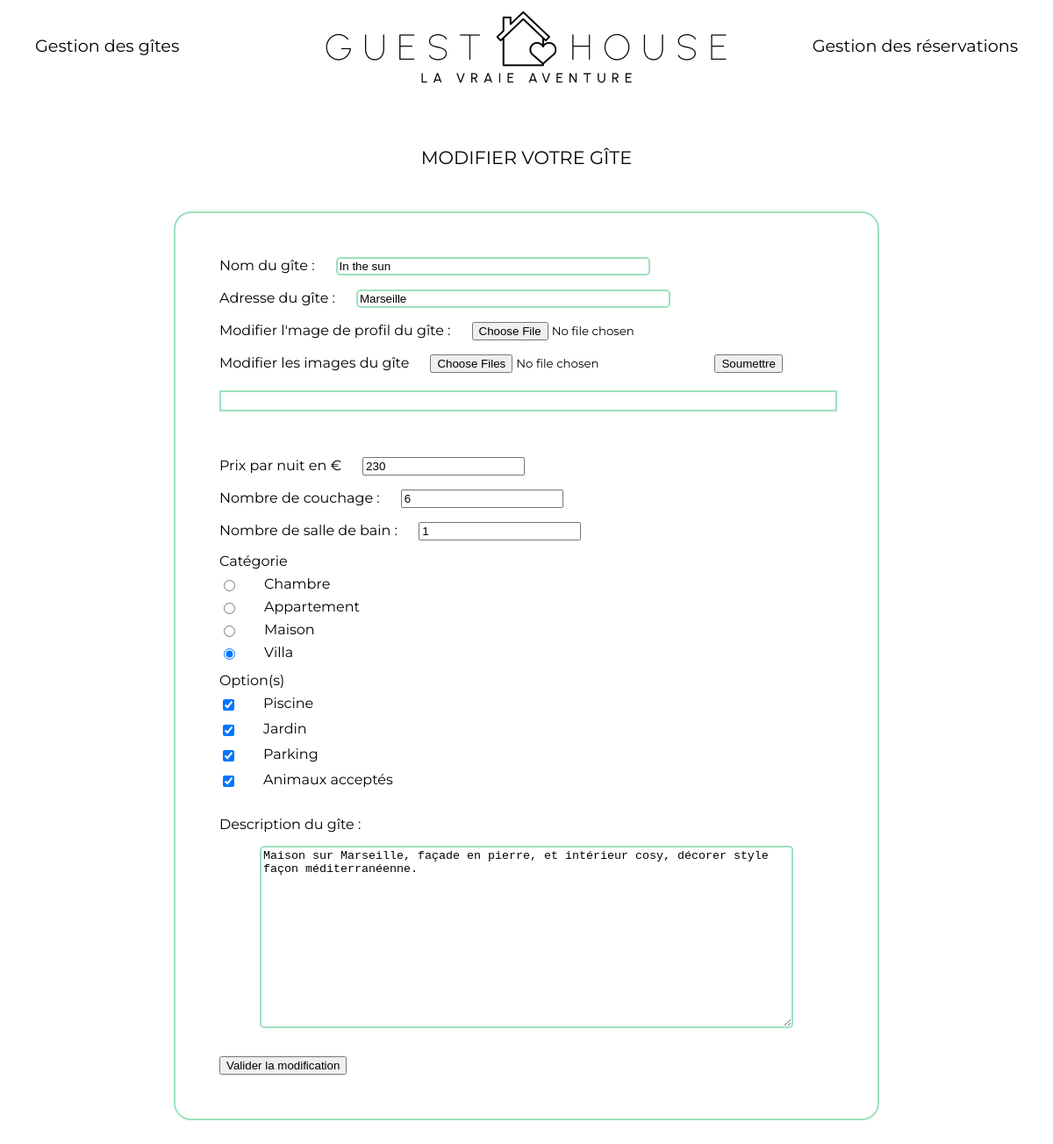
Page /admin/modification.php?id=83 (signed in) on the committed database.
### tables this page shows
CREATE TABLE IF NOT EXISTS `cottages` (
  `id_gite` int(11) NOT NULL AUTO_INCREMENT,
  `id_categ` int(11) NOT NULL,
  `name_gite` varchar(255) NOT NULL,
  `name_simple_gite` varchar(255) NOT NULL,
  `location_gite` varchar(255) NOT NULL,
  `profil_gite` varchar(255) NOT NULL,
  `desc_gite` text NOT NULL,
  `nbr_sleeping` int(11) NOT NULL,
  `nbr_bathroom` int(11) NOT NULL,
  `price_night` int(11) NOT NULL,
  PRIMARY KEY (`id_gite`)
);

### admin/modification.php (the view, shortened to what this page needs)
<?php
require_once '../templates/header-admin.php';
require_once '../connect.php';
$id_gite = $_GET['id'];
$req = $db->prepare("SELECT `id_gite`, `id_categ`, `name_gite`, `name_simple_gite`, `location_gite`, `profil_gite`, `desc_gite`, `nbr_sleeping`, `nbr_bathroom`, `price_night` FROM `cottages` WHERE `id_gite` = :id_gite");
$req->bindParam('id_gite', $id_gite, PDO::PARAM_STR);
$req->execute();
$value = $req->fetch(PDO::FETCH_ASSOC);
$reqOptions = $db->prepare("SELECT `id_suppl` FROM `gite_option` WHERE `id_gite` = :id_gite");
$reqOptions->bindParam('id_gite', $id_gite, PDO::PARAM_STR);
$reqOptions->execute();
$valueOptions = $reqOptions->fetchAll(PDO::FETCH_ASSOC);
?>
<h1 class="nb-gite-modal">MODIFIER VOTRE GÎTE</h1>
<form action="#" method="POST" enctype="multipart/form-data" class="form-ajout-new-gite">
    <label for="name_gite" class="label-ajout">Nom du gîte :</label>
    <input class="input-ajout" type="text" name="name_gite" id="name_gite" value="<?= $value['name_gite'] ?>">
    <br><br>
    <label for="location_gite" class="label-ajout">Adresse du gîte :</label>
    <input class="input-ajout" type="text" name="location_gite" id="location_gite" value="<?= $value['location_gite'] ?>">
    <br><br>
    <label class="label-ajout" for="profil_gite">Modifier l'mage de profil du gîte :</label>
    <input class="label-ajout" type="file" name="profil_gite" accept="image/png, image/jpeg, image/jpg">
    <br><br>
    <label class="label-ajout" for="image_gite">Modifier les images du gîte</label>
    <input class="label-ajout" type="file" name="myimg[]" multiple accept="image/png, image/jpeg, image/jpg">
    <input type="submit" name="submit-image" value="Soumettre">
    <div id="img-container">
        <ul id="list-images"></ul>
    </div>
    <br><br>
    <label for="price_night" class="label-ajout">Prix par nuit en €</label>
    <input type="number" name="price_night" value="<?= $value['price_night']?>">
    <br><br>
    <label for="nbr_sleeping" class="label-ajout">
        Nombre de couchage :
    </label>
    <input type="number" name="nbr_sleeping" id="nbr_sleeping" min="1" value="<?= $value['nbr_sleeping'] ?>">
    <br><br>
    <label for="nbr_bathroom" class="label-ajout">
        Nombre de salle de bain :
    </label>
    <input type="number" name="nbr_bathroom" id="nbr_bathroom" min="1" value="<?= $value['nbr_bathroom'] ?>">
    <br><br>
    <label for="type" class="label-ajout">Catégorie</label>
    <br>
    <div class="first-flex flex-2">
<?php
if(!empty($value) && $value['id_categ'] == 1){
?>
<div class="ajout-lab-in"> <input type="radio" name="gite-type" value="1" class="input-option" checked><label class="label-no  label-ajout"> Chambre </label></div>
<?php
} else {
?>
<div class="ajout-lab-in"> <input type="radio" name="gite-type" value="1" class="input-option"><label class="label-no label-ajout"> Chambre </label></div>
<?php
}
?>
<?php
if(!empty($value) && $value['id_categ'] == 2){
?>
<div class="ajout-lab-in"> <input type="radio" name="gite-type" value="2" class="input-option" checked><label class="label-no label-ajout">Appartement</label></div>
<?php
} else {
?>
<div class="ajout-lab-in"> <input type="radio" name="gite-type" value="2" class="input-option"><label class="label-no label-ajout">Appartement</label></div>
<?php
}
?>
<?php
if(!empty($value) && $value['id_categ'] == 3){
?>
<div class="ajout-lab-in"><input type="radio" name="gite-type" value="3" class="input-option" checked><label class="label-no label-ajout">Maison</label></div>
<?php
} else {
?>
<div class="ajout-lab-in"><input type="radio" name="gite-type" value="3" class="input-option"><label class="label-no label-ajout">Maison</label></div>
<?php
}
?>
<?php
if(!empty($value) && $value['id_categ'] == 4){
?>
<div class="ajout-lab-in"><input type="radio" name="gite-type" value="4" class="input-option" checked><label class="label-no label-ajout">Villa</label></div>
<?php
} else {
?>
<div class="ajout-lab-in"><input type="radio" name="gite-type" value="4" class="input-option"><label class="label-no label-ajout">Villa</label></div>
<?php
}
?>
    </div>
    <br>
    <label for="option" class="label-ajout">Option(s)</label>
    <br>
    <div class="first-flex flex-2">
<?php
        if(!empty($valueOptions) && $valueOptions[0]['id_suppl'] == 1){
?>
<div class="ajout-lab-in"><input type="checkbox" name="option[]" value="1" class="input-option" checked><label class="label-no label-ajout"> Piscine </label></div>
<?php
        } else if(!empty($valueOptions[1]) && $valueOptions[1]['id_suppl'] == 1){
?>
<div class="ajout-lab-in"><input type="checkbox" name="option[]" value="1" class="input-option" checked><label class="label-no label-ajout"> Piscine </label></div>
<?php
        } else if(!empty($valueOptions[2]) && $valueOptions[2]['id_suppl'] == 1){
?>
<div class="ajout-lab-in"><input type="checkbox" name="option[]" value="1" class="input-option" checked><label class="label-no label-ajout"> Piscine </label></div>
<?php
        } else if(!empty($valueOptions[3]) && $valueOptions[3]['id_suppl'] == 1){
?>
<div class="ajout-lab-in"><input type="checkbox" name="option[]" value="1" class="input-option" checked><label class="label-no label-ajout"> Piscine </label></div>
<?php
        } else {
?>
<div class="ajout-lab-in"><input type="checkbox" name="option[]" value="1" class="input-option"><label class="label-no label-ajout"> Piscine </label></div>
<?php
        }
?>
<?php
        if(!empty($valueOptions) && $valueOptions[0]['id_suppl'] == 2){
?>
<div class="ajout-lab-in"><input type="checkbox" name="option[]" value="2" class="input-option" checked><label class="label-no label-ajout"> Jardin </label></div>
<?php
        } else if(!empty($valueOptions[1]) && $valueOptions[1]['id_suppl'] == 2){
?>
<div class="ajout-lab-in"><input type="checkbox" name="option[]" value="2" class="input-option" checked><label class="label-no label-ajout"> Jardin </label></div>
<?php
        } else if(!empty($valueOptions[2]) && $valueOptions[2]['id_suppl'] == 2){
?>
<div class="ajout-lab-in"><input type="checkbox" name="option[]" value="2" class="input-option" checked><label class="label-no label-ajout"> Jardin </label></div>
<?php
        } else if(!empty($valueOptions[3]) && $valueOptions[3]['id_suppl'] == 2){
?>
<div class="ajout-lab-in"><input type="checkbox" name="option[]" value="2" class="input-option" checked><label class="label-no label-ajout"> Jardin </label></div>
<?php
        } else {
?>
<div class="ajout-lab-in"><input type="checkbox" name="option[]" value="2" class="input-option"><label class="label-no label-ajout"> Jardin </label></div>
<?php
        }
?>
<?php
        if(!empty($valueOptions) && $valueOptions[0]['id_suppl'] == 3){
?>
        <div class="ajout-lab-in"><input type="checkbox" name="option[]" value="3" class="input-option" checked><label class="label-no label-ajout"> Parking </label></div>
<?php
        } else if(!empty($valueOptions[1]) && $valueOptions[1]['id_suppl'] == 3){
?>
        <div class="ajout-lab-in"><input type="checkbox" name="option[]" value="3" class="input-option" checked><label class="label-no label-ajout"> Parking </label></div>
<?php
        } else if(!empty($valueOptions[2]) && $valueOptions[2]['id_suppl'] == 3){
?>
        <div class="ajout-lab-in"><input type="checkbox" name="option[]" value="3" class="input-option" checked><label class="label-no label-ajout"> Parking </label></div>
<?php
        } else if(!empty($valueOptions[3]) && $valueOptions[3]['id_suppl'] == 3){
?>
        <div class="ajout-lab-in"><input type="checkbox" name="option[]" value="3" class="input-option" checked><label class="label-no label-ajout"> Parking </label></div>
<?php
        } else {
?>
       <div class="ajout-lab-in"> <input type="checkbox" name="option[]" value="3" class="input-option"><label class="label-no label-ajout"> Parking </label></div>
<?php
        }
?>
<?php
        if(!empty($valueOptions) && $valueOptions[0]['id_suppl'] == 4){
?>
<div class="ajout-lab-in"> <input type="checkbox" name="option[]" value="4" class="input-option" checked><label class="label-no label-ajout"> Animaux acceptés </label></div>
<?php
        } else if(!empty($valueOptions[1]) && $valueOptions[1]['id_suppl'] == 4){
?>
<div class="ajout-lab-in"><input type="checkbox" name="option[]" value="4" class="input-option" checked><label class="label-no label-ajout"> Animaux acceptés </label></div>
<?php
        } else if(!empty($valueOptions[2]) && $valueOptions[2]['id_suppl'] == 4){
?>
<div class="ajout-lab-in"><input type="checkbox" name="option[]" value="4" class="input-option" checked><label class="label-no label-ajout"> Animaux acceptés </label></div>
<?php
        } else if(!empty($valueOptions[3]) && $valueOptions[3]['id_suppl'] == 4){
?>
<div class="ajout-lab-in"><input type="checkbox" name="option[]" value="4" class="input-option" checked><label class="label-no label-ajout"> Animaux acceptés </label></div>
<?php
        } else {
?>
<div class="ajout-lab-in"><input type="checkbox" name="option[]" value="4" class="input-option"><label class="label-no label-ajout"> Animaux acceptés </label></div>
<?php
        }
?>
    </div>
    <br><br>
    <label class="label-ajout" for="desc_gite">
        Description du gîte :
    </label>
    <br><br>
    <textarea class="input-ajout descript-in" name="desc_gite" id="desc_gite" cols="30" rows="10"><?= $value['desc_gite'] ?></textarea>
    <br><br>
    <input type="submit" name="submit" value="Valider la modification">
</form>
</body>
</html>

### templates/css/style-admin.css (style rules this page uses)
html, body, div, span, applet, object, iframe, h1, h2, h3, h4, h5, h6, p, blockquote, pre, a, abbr, acronym, address, big, cite, code, del, dfn, em, img, ins, kbd, q, s, samp, small, strike, strong, sub, sup, tt, var, b, u, i, center, dl, dt, dd, ol, ul, li, fieldset, form, label, legend, table, caption, tbody, tfoot, thead, tr, th, td, article, aside, canvas, details, embed, figure, figcaption, footer, header, hgroup, menu, nav, output, ruby, section, summary, time, mark, audio, video { margin: 0; padding: 0; border: 0; font-size: 100%; font: inherit; vertical-align: baseline; }
body { line-height: 1; }
ol, ul { list-style: none; }
ul { display: -webkit-box; display: -ms-flexbox; display: flex; -webkit-box-pack: justify; -ms-flex-pack: justify; justify-content: space-between; padding: 10px; }
.nb-gite-modal { text-align: center; font-family: 'Montserrat'; font-size: 1.3rem; padding-top: 50px; }
.form-ajout-new-gite { border: 2px solid #9DE1BC; border-radius: 20px; max-width: 700px; width: 80%; margin: 50px auto; padding: 50px; }
.label-ajout { font-family: 'Montserrat'; padding-right: 20px; }
.input-ajout { width: 350px; border: 2px solid #9DE1BC; border-radius: 5px; }
.descript-in { height: 200px; max-width: 600px; width: 95%; display: block; margin: 0 auto; -webkit-box-align: center; -ms-flex-align: center; align-items: center; }
.ajout-lab-in { display: -webkit-box; display: -ms-flexbox; display: flex; margin-top: 10px; }
.ajout-lab-in .label-ajout { padding-left: 30px; text-align: center; }
#img-container { border: solid 2px #9DE1BC; max-width: 100%; width: 700px; margin: 20px auto; }
#list-images { display: -webkit-box; display: -ms-flexbox; display: flex; -webkit-box-pack: baseline; -ms-flex-pack: baseline; justify-content: baseline; -ms-flex-wrap: wrap; flex-wrap: wrap; }

### rows in the picture
cottages: name_gite "In the sun", location_gite "Marseille", price_night "230", nbr_sleeping "6", nbr_bathroom "1", desc_gite "Maison sur Marseille, façade en pierre, et intérieur cosy, décorer style façon méditerranéenne."
